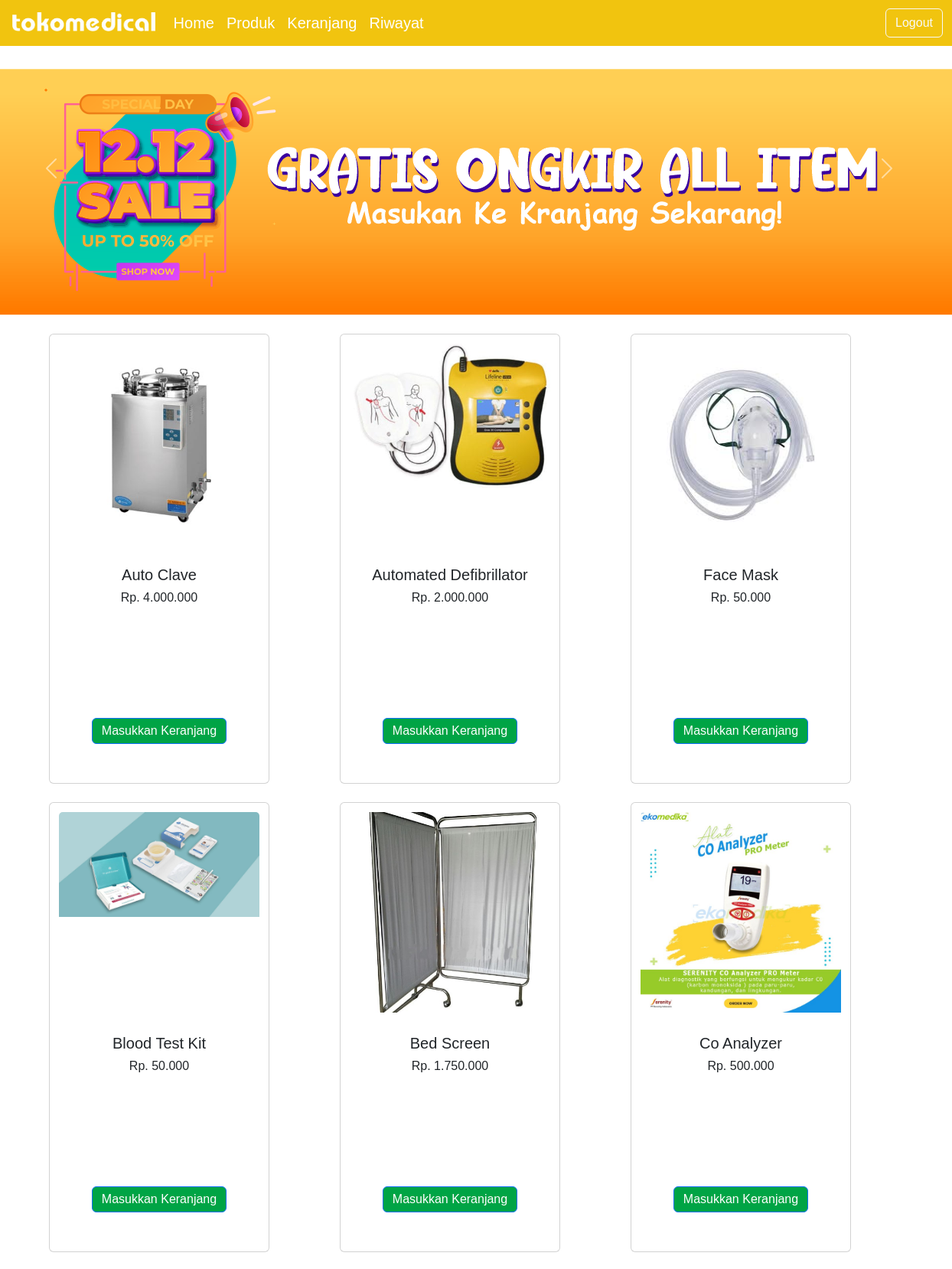
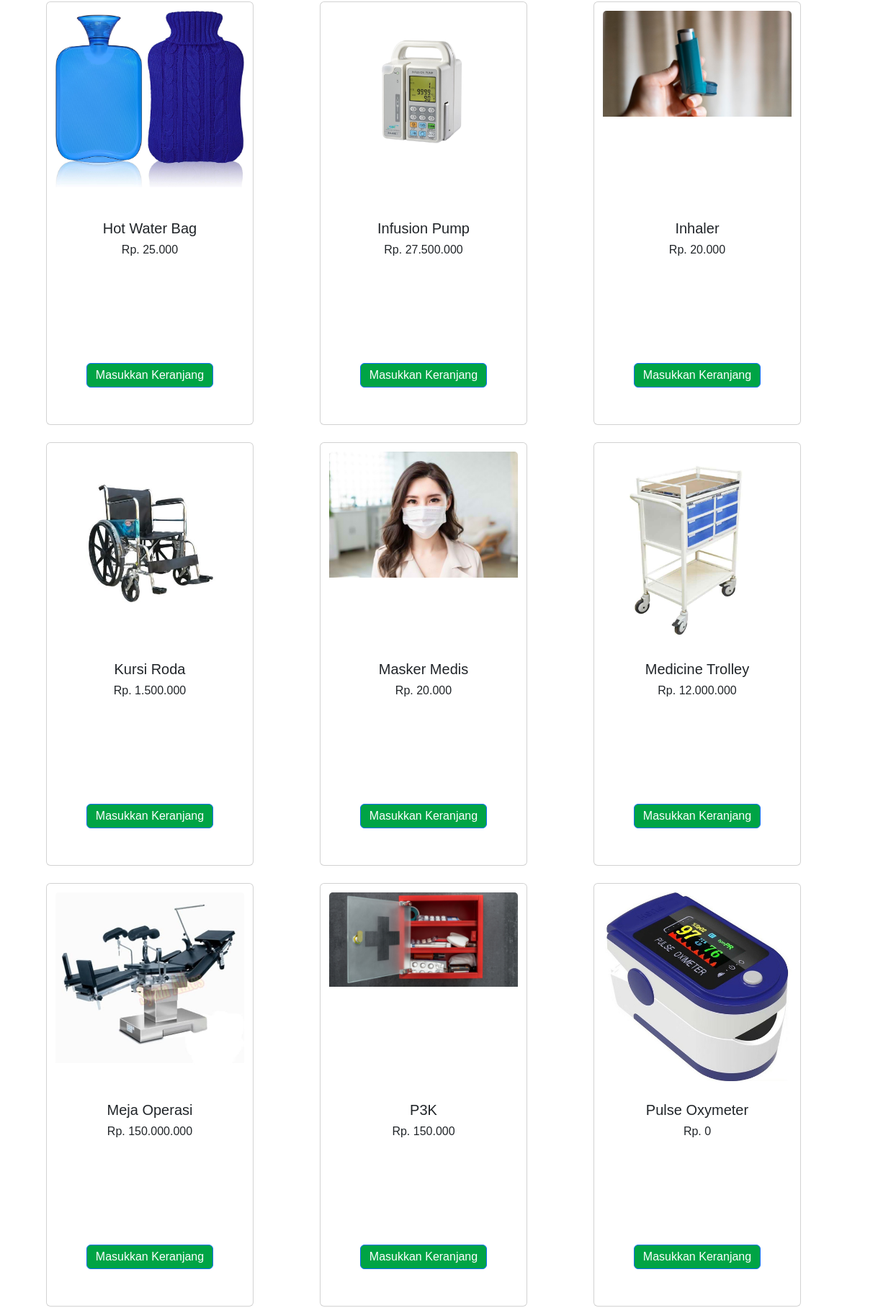
Screenshot of /index_login.php (signed in, upper part) with the database file from the repository (2 pictures, top to bottom).
### tables this page shows
CREATE TABLE `product` (
  `productid` int(11) NOT NULL,
  `name` varchar(200) NOT NULL,
  `price` int(10) NOT NULL,
  `foto` text NOT NULL
);

### index_login.php (the view, shortened to what this page needs)
<!doctype html>
<html lang="en">
<head>
    <link href="https://cdn.jsdelivr.net/npm/bootstrap@5.2.2/dist/css/bootstrap.min.css" rel="stylesheet">
    <link href="https://getbootstrap.com/docs/5.2/assets/css/docs.css" rel="stylesheet">
    <link rel="stylesheet" href="style/style.css">
</head>
<body>
    <nav class="navbar fixed-top navbar-expand-lg background-primary" style="height:60px;">
        <div class="container-fluid">
            <a class="navbar-brand" href="index_login.php" style="font-weight:bolder; color:#00A445;">
                <img src="asset/logo putih.png" alt="logo" style="height: 25px; margin-top: -7px; padding-left: 4px;"></a>
            <div class="collapse navbar-collapse" id="navbarSupportedContent" style="font-size:20px;">
                <ul class="navbar-nav me-auto mb-2 mb-lg-0">
                    <li class="nav-item" style="color: #00A445;">
                        <a class="nav-link active text-white" aria-current="page" href="index_login.php">Home</a>
                    </li>
                    <li class="nav-item">
                        <a class="nav-link text-white " href="index_login.php#produk">Produk</a>
                    </li>
                    <li class="nav-item">
                        <a class="nav-link text-white " href="keranjang.php">Keranjang</a>
                    </li>
                    <li class="nav-item">
                        <a class="nav-link text-white " href="riwayat.php">Riwayat</a>
                    </li>
                </ul>
                <a class="d-flex" href="logout.php" style="text-decoration: none;">
                    <button type="button" class="btn btn-outline-light">Logout</button>
                </a>
            </div>
        </div>
    </nav>
    <div class="container d-flex justify-content-center align-item-center">
        <div id="carouselExampleInterval" class="carousel slide" data-bs-ride="carousel" style="height:200px; margin: 90px 50px 130px; margin-left: 32px; ">
            <div class="carousel-inner">
                <div class="carousel-item active" data-bs-interval="5000">
                    <img src="asset/slide1.png" class="d-block w-90">
                </div>
            </div>
            <button class="carousel-control-prev" type="button" data-bs-target="#carouselExampleInterval" data-bs-slide="prev" style="padding-top:60px;">
                <span class="carousel-control-prev-icon" aria-hidden="true"></span>
            </button>
            <button class="carousel-control-next" type="button" data-bs-target="#carouselExampleInterval" data-bs-slide="next" style="padding-top:60px;">
                <span class="carousel-control-next-icon" aria-hidden="true"></span>
            </button>
        </div>
    </div>
    <div id="produk">
        <div class="p-3 m-0 border-0">
            <div class="container text-center">
                <div class="row">
                    <?php
                    include('koneksi.php');
                    $sql   = "SELECT * FROM product";
                    $query  = mysqli_query($connect, $sql);
                    while ($data = mysqli_fetch_array($query)) {
                    ?>
                        <div class="col">
                            <div class="card" style="width: 18rem;">
                                <div class="m-2 p-1" style="height:270px;">
                                    <img src="img/<?php echo $data['foto']; ?>" class="card-img-top">
                                </div>
                                <div class="card-body" style="height:300px;">
                                    <h5 class="card-title"><?= $data['name']; ?></h5>
                                    <h6 class="card-title">Rp. <?= number_format($data['price'], 0, "", ".") ?></h6>
                                    <div class="container py-2" style="height:140px;">
                                    </div>
                                    <button type="button" class="btn btn-primary pt-1 pb-1" data-bs-toggle="modal" data-bs-target="#staticBackdrop<?= $data['productid']; ?>" style="background-color: #00A445;">
                                        Masukkan Keranjang
                                    </button>
                                </div>
                            </div>
                            <br>
                        </div>
                    <?php } ?>
                </div>
            </div>
        </div>
    </div>
</body>
</html>

### style/style.css (style rules this page uses)
.background-primary { background:#F1C40F; }
.carousel-item { height: 40rem; color: white; position: relative; background-position: center; background-size: cover; }
body { font-family: 'Montserrat', sans-serif; }

### rows the page displays
product: foto (picture), name "Auto Clave", price "4.000.000"
product: foto (picture), name "Automated Defibrillator", price "2.000.000"
product: foto (picture), name "Face Mask", price "50.000"
product: foto (picture), name "Blood Test Kit", price "50.000"
product: foto (picture), name "Bed Screen", price "1.750.000"
product: foto (picture), name "Co Analyzer", price "500.000"
product: foto (picture), name "Hot Water Bag", price "25.000"
product: foto (picture), name "Infusion Pump", price "27.500.000"
product: foto (picture), name "Inhaler", price "20.000"
product: foto (picture), name "Kursi Roda", price "1.500.000"
product: foto (picture), name "Masker Medis", price "20.000"
product: foto (picture), name "Medicine Trolley", price "12.000.000"
product: foto (picture), name "Meja Operasi", price "150.000.000"
product: foto (picture), name "P3K", price "150.000"
product: foto (picture), name "Pulse Oxymeter", price "0"
